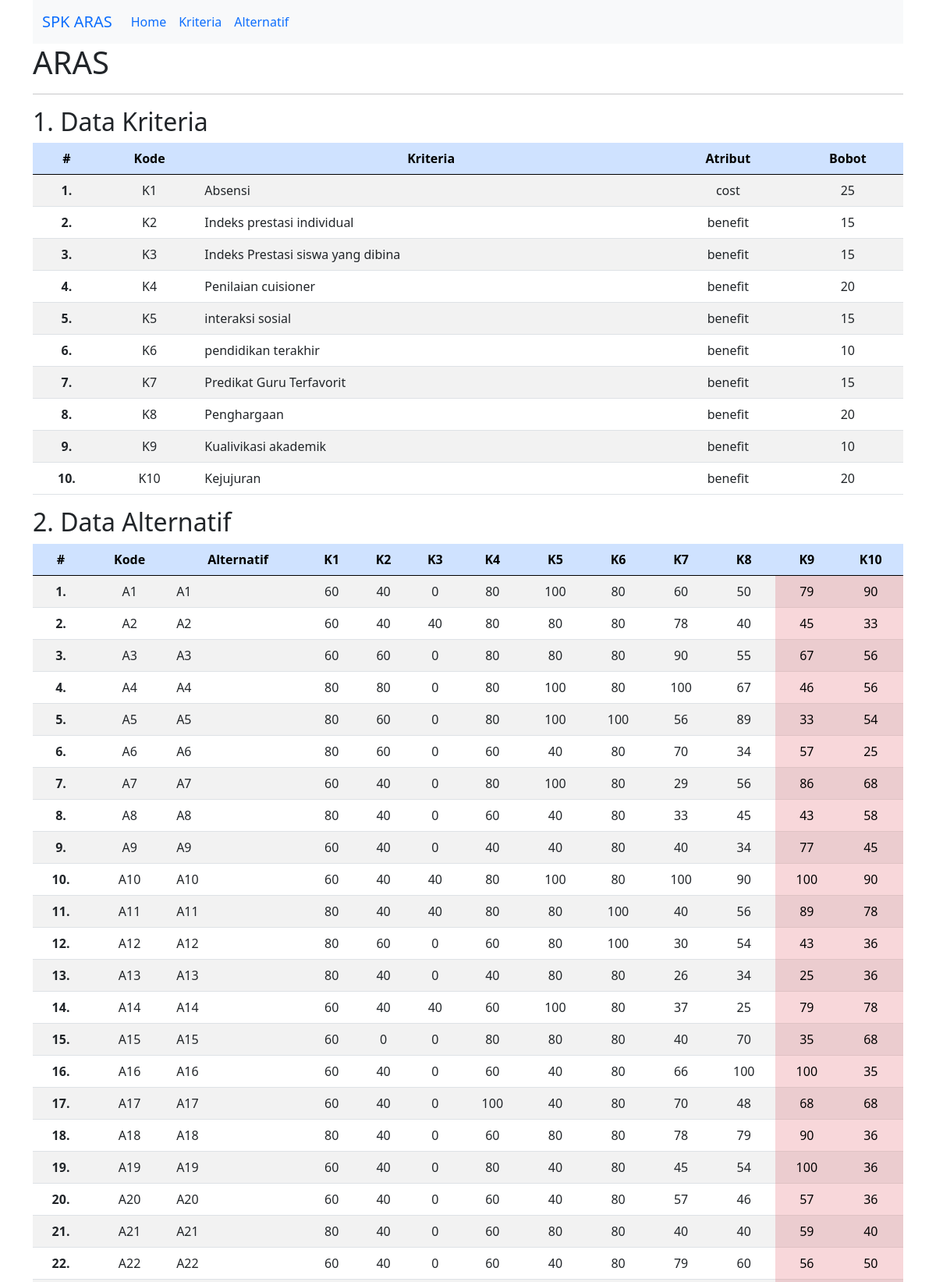
The page / (upper part) on the database its author committed.
### tables this page shows
CREATE TABLE `tb_kriteria` (
  `id` int(6) NOT NULL,
  `kode` varchar(30) DEFAULT NULL,
  `kriteria` varchar(100) DEFAULT NULL,
  `atribut` varchar(30) DEFAULT NULL,
  `bobot` float DEFAULT NULL,
  `satuan` varchar(30) DEFAULT NULL
);

CREATE TABLE `tb_alternatif` (
  `id` int(6) NOT NULL,
  `kode` varchar(30) DEFAULT NULL,
  `alternatif` varchar(30) DEFAULT NULL,
  `k1` double DEFAULT NULL,
  `k2` double DEFAULT NULL,
  `k3` double DEFAULT NULL,
  `k4` double DEFAULT NULL,
  `k5` double DEFAULT NULL,
  `k6` double NOT NULL,
  `k7` double NOT NULL,
  `k8` double NOT NULL,
  `k9` double NOT NULL,
  `k10` double NOT NULL,
  `cost1` double NOT NULL,
  `cost2` double NOT NULL,
  `cost3` double NOT NULL,
  `cost4` double NOT NULL,
  `cost5` double NOT NULL,
  `cost6` double NOT NULL,
  `cost7` double NOT NULL,
  `cost8` double NOT NULL,
  `cost9` double NOT NULL,
  `cost10` double NOT NULL
);

### index.php (the view, shortened to what this page needs)
<?php
$db = new mysqli('localhost','root','','aras10');
?>
<!doctype html>
<html lang="en">
<head>
  <link href="https://cdn.jsdelivr.net/npm/bootstrap@5.0.2/dist/css/bootstrap.min.css" rel="stylesheet">
</head>
<body>
  <div class="container">
<nav class="navbar navbar-expand-lg bg-light ">
  <div class="container-fluid">
    <a class="navbar-brand" href="#">SPK ARAS</a>
    <div class="collapse navbar-collapse" id="navbarNavDropdown">
      <ul class="navbar-nav">
        <li class="nav-item">
          <a class="nav-link active" aria-current="page" href="index.php">Home</a>
        </li>
        <li class="nav-item">
          <a class="nav-link" href="kriteria.php">Kriteria</a>
        </li>
        <li class="nav-item">
          <a class="nav-link" href="alternatif.php">Alternatif</a>
        </li>
      </ul>
    </div>
  </div>
</nav>
    <h1>ARAS</h1>
    <hr>
    <h2>1. Data Kriteria</h2>
    <table class="table table-striped">
      <thead class="table-primary">
        <tr>
          <th class="text-center">#</th>
          <th class="text-center">Kode</th>
          <th class="text-center">Kriteria</th>
          <th class="text-center">Atribut</th>
          <th class="text-center">Bobot</th>
        </tr>
      </thead>
      <tbody>
        <?php
        $no = 1;
		$sql    = $db->QUERY ("SELECT * FROM `tb_kriteria` ORDER BY id ASC ");
		while   ($tampil = mysqli_fetch_array($sql)){
        ?>
          <tr>
            <th class="text-center"><?php echo $no++ ?>.</th>
            <td class="text-center"><?= $tampil['kode'] ;?></td>
            <td class="text-left"><?= $tampil['kriteria'] ;?></td>
            <td class="text-center"><?= $tampil['atribut']; ?></td>
            <td class="text-center"><?=  $tampil['bobot'] ;?></td>
          </tr>
        <?php
        }
        ?>
      </tbody>
    </table>
    <h2>2. Data Alternatif</h2>
    <table class="table table-striped">
      <thead class="table-primary">
        <tr>
          <th class="text-center">#</th>
          <th class="text-center">Kode</th>
          <th class="text-center">Alternatif</th>
          <th class="text-center">K1</th>
          <th class="text-center">K2</th>
          <th class="text-center">K3</th>
          <th class="text-center">K4</th>
          <th class="text-center">K5</th>
          <th class="text-center">K6</th>
          <th class="text-center">K7</th>
          <th class="text-center">K8</th>
          <th class="text-center">K9</th>
          <th class="text-center">K10</th>
        </tr>
      </thead>
      <tbody>
        <?php
        $no = 1;
		$sql    = $db->QUERY ("SELECT * FROM `tb_alternatif` ORDER BY id ASC ");
		while   ($tampil = mysqli_fetch_array($sql)){
        ?>
          <tr>
            <th class="text-center"><?= $no++ ?>.</th>
            <td class="text-center"><?= $tampil['kode']; ?></td>
            <td class="text-left"><?= $tampil['alternatif']; ?></td>
            <td class="text-center"><?= $tampil['k1']; ?></td>
            <td class="text-center"><?= $tampil['k2']; ?></td>
            <td class="text-center"><?= $tampil['k3']; ?></td>
            <td class="text-center"><?= $tampil['k4']; ?></td>
            <td class="text-center"><?= $tampil['k5']; ?></td>
            <td class="text-center"><?= $tampil['k6']; ?></td>
            <td class="text-center"><?= $tampil['k7']; ?></td>
            <td class="text-center"><?= $tampil['k8']; ?></td>
            <td class="text-center table-danger"><?= $tampil['k9']; ?></td>
            <td class="text-center table-danger"><?= $tampil['k10']; ?></td>
          </tr>
		<?php }?>
		        </tbody>
    </table>
  </div>
</body>
</html>
</body>
</html>

### rows shown on the page
tb_kriteria: kode "K1", kriteria "Absensi", atribut "cost", bobot "25"
tb_kriteria: kode "K2", kriteria "Indeks prestasi individual", atribut "benefit", bobot "15"
tb_kriteria: kode "K3", kriteria "Indeks Prestasi siswa yang dibina", atribut "benefit", bobot "15"
tb_kriteria: kode "K4", kriteria "Penilaian cuisioner", atribut "benefit", bobot "20"
tb_kriteria: kode "K5", kriteria "interaksi sosial", atribut "benefit", bobot "15"
tb_kriteria: kode "K6", kriteria "pendidikan terakhir", atribut "benefit", bobot "10"
tb_kriteria: kode "K7", kriteria "Predikat Guru Terfavorit", atribut "benefit", bobot "15"
tb_kriteria: kode "K8", kriteria "Penghargaan", atribut "benefit", bobot "20"
tb_kriteria: kode "K9", kriteria "Kualivikasi akademik", atribut "benefit", bobot "10"
tb_kriteria: kode "K10", kriteria "Kejujuran", atribut "benefit", bobot "20"
tb_alternatif: kode "A1", alternatif "A1", k1 "60", k2 "40", k3 "0", k4 "80", k5 "100", k6 "80", k7 "60", k8 "50", k9 "79", k10 "90"
tb_alternatif: kode "A2", alternatif "A2", k1 "60", k2 "40", k3 "40", k4 "80", k5 "80", k6 "80", k7 "78", k8 "40", k9 "45", k10 "33"
tb_alternatif: kode "A3", alternatif "A3", k1 "60", k2 "60", k3 "0", k4 "80", k5 "80", k6 "80", k7 "90", k8 "55", k9 "67", k10 "56"
tb_alternatif: kode "A4", alternatif "A4", k1 "80", k2 "80", k3 "0", k4 "80", k5 "100", k6 "80", k7 "100", k8 "67", k9 "46", k10 "56"
tb_alternatif: kode "A5", alternatif "A5", k1 "80", k2 "60", k3 "0", k4 "80", k5 "100", k6 "100", k7 "56", k8 "89", k9 "33", k10 "54"
tb_alternatif: kode "A6", alternatif "A6", k1 "80", k2 "60", k3 "0", k4 "60", k5 "40", k6 "80", k7 "70", k8 "34", k9 "57", k10 "25"
tb_alternatif: kode "A7", alternatif "A7", k1 "60", k2 "40", k3 "0", k4 "80", k5 "100", k6 "80", k7 "29", k8 "56", k9 "86", k10 "68"
tb_alternatif: kode "A8", alternatif "A8", k1 "80", k2 "40", k3 "0", k4 "60", k5 "40", k6 "80", k7 "33", k8 "45", k9 "43", k10 "58"
tb_alternatif: kode "A9", alternatif "A9", k1 "60", k2 "40", k3 "0", k4 "40", k5 "40", k6 "80", k7 "40", k8 "34", k9 "77", k10 "45"
tb_alternatif: kode "A10", alternatif "A10", k1 "60", k2 "40", k3 "40", k4 "80", k5 "100", k6 "80", k7 "100", k8 "90", k9 "100", k10 "90"
tb_alternatif: kode "A11", alternatif "A11", k1 "80", k2 "40", k3 "40", k4 "80", k5 "80", k6 "100", k7 "40", k8 "56", k9 "89", k10 "78"
tb_alternatif: kode "A12", alternatif "A12", k1 "80", k2 "60", k3 "0", k4 "60", k5 "80", k6 "100", k7 "30", k8 "54", k9 "43", k10 "36"
tb_alternatif: kode "A13", alternatif "A13", k1 "80", k2 "40", k3 "0", k4 "40", k5 "80", k6 "80", k7 "26", k8 "34", k9 "25", k10 "36"
tb_alternatif: kode "A14", alternatif "A14", k1 "60", k2 "40", k3 "40", k4 "60", k5 "100", k6 "80", k7 "37", k8 "25", k9 "79", k10 "78"
tb_alternatif: kode "A15", alternatif "A15", k1 "60", k2 "0", k3 "0", k4 "80", k5 "80", k6 "80", k7 "40", k8 "70", k9 "35", k10 "68"
tb_alternatif: kode "A16", alternatif "A16", k1 "60", k2 "40", k3 "0", k4 "60", k5 "40", k6 "80", k7 "66", k8 "100", k9 "100", k10 "35"
tb_alternatif: kode "A17", alternatif "A17", k1 "60", k2 "40", k3 "0", k4 "100", k5 "40", k6 "80", k7 "70", k8 "48", k9 "68", k10 "68"
tb_alternatif: kode "A18", alternatif "A18", k1 "80", k2 "40", k3 "0", k4 "60", k5 "80", k6 "80", k7 "78", k8 "79", k9 "90", k10 "36"
tb_alternatif: kode "A19", alternatif "A19", k1 "60", k2 "40", k3 "0", k4 "80", k5 "40", k6 "80", k7 "45", k8 "54", k9 "100", k10 "36"
tb_alternatif: kode "A20", alternatif "A20", k1 "60", k2 "40", k3 "0", k4 "60", k5 "40", k6 "80", k7 "57", k8 "46", k9 "57", k10 "36"
tb_alternatif: kode "A21", alternatif "A21", k1 "80", k2 "40", k3 "0", k4 "60", k5 "80", k6 "80", k7 "40", k8 "40", k9 "59", k10 "40"
tb_alternatif: kode "A22", alternatif "A22", k1 "60", k2 "40", k3 "0", k4 "60", k5 "40", k6 "80", k7 "79", k8 "60", k9 "56", k10 "50"
